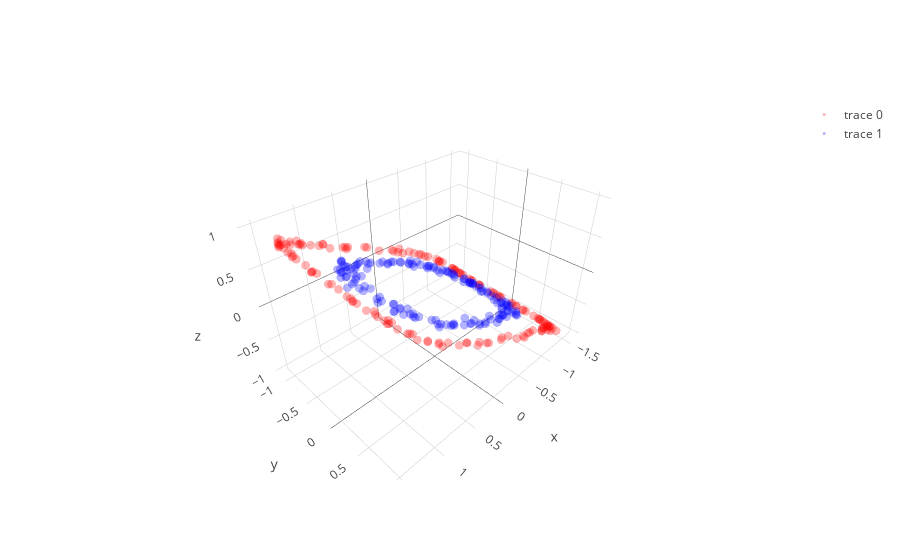

Notebook code for this chart:
### Code cell
# with all scale
expand_dim = 3
w1 = np.random.randn(2,expand_dim)
w2 = np.random.randn(expand_dim,1)

a = np.ones(expand_dim)
b = np.ones(expand_dim)
c = np.zeros(expand_dim)

w1 = _sym_decorrelation(w1)
w2 = w2/(np.sqrt(np.sum(w2**2)))

temp_X = np.copy(X)
mini_batch_size = 10
for iter in range(5000):
    cum_loss = 0; temp_X   = shuffle(temp_X)
    
    for mini_batch in range(0,len(X),mini_batch_size):
        current_batch = temp_X[mini_batch:mini_batch+mini_batch_size]
        
        layer1 = current_batch @ w1
        layer1a= a*g(b*layer1)+c
        layer1a= layer1a + (1/(iter+1))*np.random.randn(expand_dim)
        layer2 = layer1a       @ w2
        loss   = w2.T @ layer1a.T @ layer1a @ w2
        
        grad2 = -layer1a.T @ layer1a @ w2 
        grad1a= -layer1a@w2@w2.T
        grada = grad1a*g(b*layer1)
        gradb = grad1a*a*g_grad(b*layer1)*layer1
        gradc = grad1a
        grad1 = current_batch.T @(grad1a*a*g_grad(b*layer1)*b) - current_batch.T @ current_batch @ w1 

        w2 = w2 - 0.000009 * grad2
        a = a -   0.000005 * grada.mean(0)
        b = b -   0.000005 * gradb.mean(0)
        c = c -   0.000005 * gradc.mean(0)
        w1 = w1 - 0.000009 * grad1
        
        w1 = _sym_decorrelation(w1)
        w2 = w2/(np.sqrt(np.sum(w2**2)))
        cum_loss      = cum_loss + loss.mean()
        
    if iter%200==0:print('Iter : ',iter," Loss: ",cum_loss)

# projection
projected_mine = (a*g(b*(X @ w1))+c) @ w2

plt.figure(figsize=(20,5))
plt.subplot(1, 3, 1)
# plt.scatter(X[:, 0], X[:,1], color='red', alpha=0.5)
plt.scatter(X[y==0, 0], X[y==0, 1], color='red', alpha=0.5)
plt.scatter(X[y==1, 0], X[y==1, 1], color='blue', alpha=0.5)
plt.quiver(X.mean(0)[0], X.mean(0)[1], evector[0,0],evector[0,1], color=['b'], scale=2.5)
plt.quiver(X.mean(0)[0], X.mean(0)[1], evector[1,0],evector[1,1], color=['g'], scale=2.5)

plt.subplot(1, 3, 2,projection='3d')
one_layer_project = (a*g(b*(X @ w1))+c)
plt.scatter(one_layer_project[:,0],one_layer_project[:,1],one_layer_project[:,2], color='red')

plt.subplot(1, 3, 3)
# plt.scatter(projected_mine, np.zeros(len(projected_mine) ), color='red', alpha=0.5)
plt.scatter(projected_mine[y==0], np.zeros((len(projected_mine)//2)), color='red', alpha=0.5)
plt.scatter(projected_mine[y==1], np.zeros((len(projected_mine)//2)), color='blue', alpha=0.5)

plt.show()

trace1 = go.Scatter3d(
    x=one_layer_project[y==0,0],
    y=one_layer_project[y==0,1],
    z=one_layer_project[y==0,2],
    mode='markers',
    line=dict(color='red',width=0.5),
    marker=dict(size=3,opacity=0.3)
)

trace2 = go.Scatter3d(
    x=one_layer_project[y==1,0],
    y=one_layer_project[y==1,1],
    z=one_layer_project[y==1,2],
    mode='markers',
    line=dict(color='blue',width=0.5),
    marker=dict(size=3,opacity=0.3)
)
data = [trace1,trace2]
fig  = go.Figure(data=data)
iplot(fig)

### Figure 1 — Plotly figure (JSON) as saved in the notebook; plotly's stock layout.template omitted (floating-point values rounded to 4 significant figures; data arrays with more than 128 entries replaced by an {"elided": "..."} marker saying what was removed)
{"data": [{"line": {"color": "red", "width": 0.5}, "marker": {"opacity": 0.3, "size": 3}, "mode": "markers", "type": "scatter3d", "uid": "d0b12b3c-df2e-4887-b005-5254c8237ccd", "x": {"elided": "150 float values"}, "y": {"elided": "150 float values"}, "z": {"elided": "150 float values"}}, {"line": {"color": "blue", "width": 0.5}, "marker": {"opacity": 0.3, "size": 3}, "mode": "markers", "type": "scatter3d", "uid": "221b153e-9e4f-438a-9f55-ce16c79c57f5", "x": {"elided": "150 float values"}, "y": {"elided": "150 float values"}, "z": {"elided": "150 float values"}}], "layout": {}}
